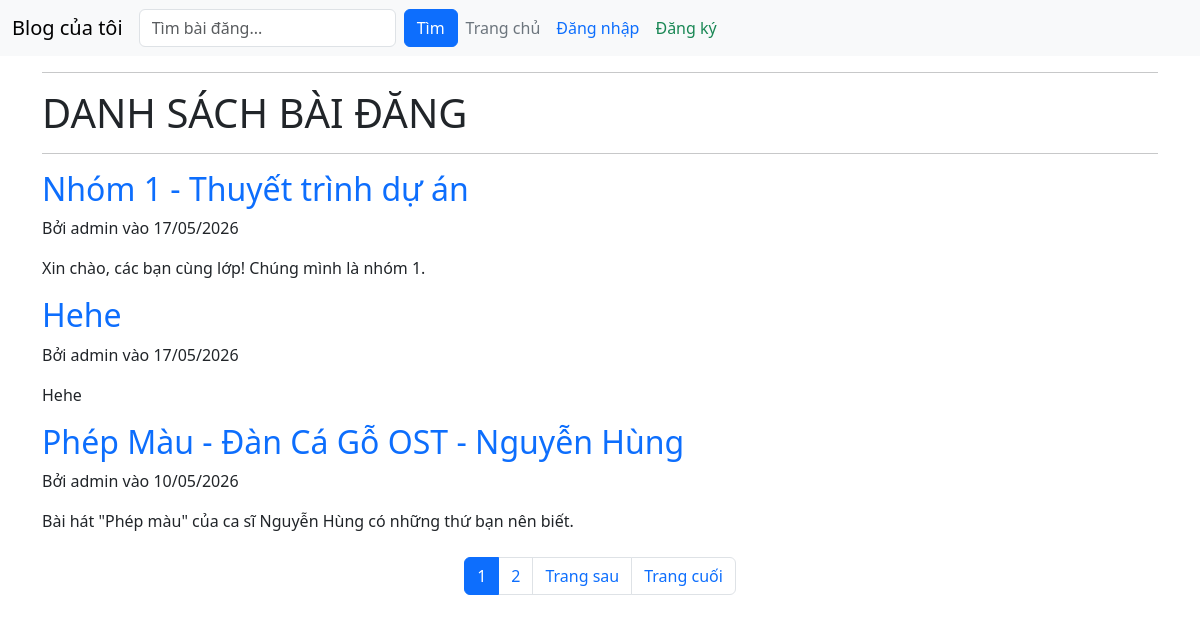
The app's page /, older data.
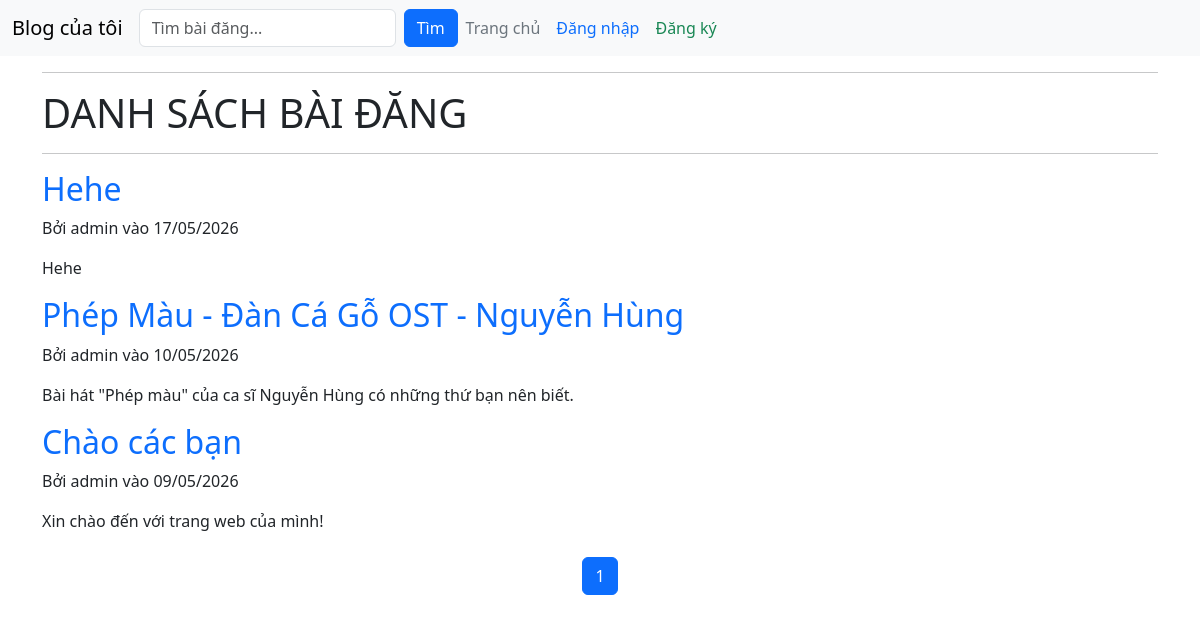
The same page, newer data.
### blog/models.py (models this page shows, shortened)
class Post(models.Model):
    title = models.CharField(max_length=200)
    likes = models.ManyToManyField(User, related_name='blog_posts', blank=True)
    content = models.TextField()
    created_at = models.DateTimeField(auto_now_add=True)
    updated_at = models.DateTimeField(auto_now=True)
    author = models.ForeignKey(User, on_delete=models.CASCADE, default=1)

### blog/views.py (the view)
# urls.py: path("",PostListView.as_view(),name="post_list"),
class PostListView(ListView):
    model = Post
    template_name = "post_list.html"
    context_object_name = "posts"
    ordering = ["-created_at"]
    paginate_by = 3
    def get_queryset(self):
        query = self.request.GET.get('q')
        if query:
            return Post.objects.filter(
                Q(title__icontains=query) | Q(content__icontains=query)
            ).order_by("-created_at")
        return Post.objects.all().order_by("-created_at")

### blog/templates/post_list.html (shortened to what this page needs)
<!DOCTYPE html>
<html lang="en">
<head>
</head>
{% extends "base.html" %}
{% block content %}
    <hr>
    <h1 class="text-uppercase">Danh sách bài đăng</h1>
    <hr>
    {% for post in posts %}
    <article>
        <h2><a href="{% url 'post-detail' post.pk %}" title="{{ post.title }}" class="text-primary text-decoration-none">{{ post.title }}</a></h2>
        <p>Bởi {{ post.author.username }} vào {{ post.created_at|date:"d/m/Y" }}</p>
        <p>{{ post.content|truncatewords:30 }}</p>
    </article>
    {% empty %}
        <h2 class="text-danger">Chưa có bài đăng nào.</h2>
        <p class="text-muted">Để thêm bài đăng mới, bấm chuột vào nút "Thêm bài mới".</p>
        <a href="{% url 'post-create' %}" title="Thêm bài mới" class="btn btn-success">Thêm bài mới</a>
    {% endfor %}
    <nav aria-label="Page navigation" class="mt-4">
        <ul class="pagination justify-content-center">
            {% for num in page_obj.paginator.page_range %}
                {% if page_obj.number == num %}
                    <li class="page-item active"><span class="page-link">{{ num }}</span></li>
                {% elif num > page_obj.number|add:'-3' and num < page_obj.number|add:'3' %}
                    <li class="page-item">
                        <a title="{{ num }}" class="page-link" href="?page={{ num }}{% if request.GET.q %}&q={{ request.GET.q }}{% endif %}">{{ num }}</a>
                    </li>
                {% endif %}
        {% endfor %}
        {% if page_obj.has_next %}
            <li class="page-item">
                <a title="Trang sau" class="page-link" href="?page={{ page_obj.next_page_number }}{% if request.GET.q %}&q={{ request.GET.q }}{% endif %}">Trang sau</a>
            </li>
            <li class="page-item">
                <a title="Trang cuối" class="page-link" href="?page={{ page_obj.paginator.num_pages }}{% if request.GET.q %}&q={{ request.GET.q }}{% endif %}">Trang cuối</a>
            </li>
        {% endif %}
        </ul>
    </nav>
{% endblock %}

### blog/templates/base.html (shortened to what this page needs)
<!DOCTYPE html>
<html lang="en">
  <head>
    <link href="https://cdn.jsdelivr.net/npm/bootstrap@5.3.8/dist/css/bootstrap.min.css" rel="stylesheet">
  </head>
  <body>
    <nav class="navbar navbar-expand-lg bg-body-tertiary">
    <div class="container-fluid">
      <a class="navbar-brand" href="/blog/" title="Blog của tôi">Blog của tôi</a>
      <div class="collapse navbar-collapse" id="navbarSupportedContent">
      <form class="d-flex" action="{% url 'post_list' %}" method="GET">
        <input class="form-control me-2" type="search" name="q" placeholder="Tìm bài đăng..." value="{{ request.GET.q }}">
        <button title="Tìm" class="btn btn-primary">Tìm</button>
      </form>
      <ul class="navbar-nav me-auto mb-2 mb-lg-0">
        <li class="nav-item">
          <a class="nav-link text-secondary" href="/blog/" title="Trang chủ">Trang chủ</a>
        </li>
        {% if not user.is_authenticated %}
          <li class="nav-item">
            <a class="nav-link text-primary" href="{% url 'login' %}" title="Đăng nhập">Đăng nhập</a>
          </li>
          <li class="nav-item">
            <a class="nav-link text-success" href="/register" title="Đăng ký">Đăng ký</a>
          </li>
        {% endif %}
      </ul>
      </div>
    </div>
    </nav>
    <main class="container">
        {% block content %}{% endblock %}
    </main>
  </body>
</html>

Row changes from the older to the newer data that the page shows:
removed Post: title "Nhóm 1 - Thuyết trình dự án", author.username "admin", created_at "17/05/2026", content "Xin chào, các bạn cùng lớp! Chúng mình là nhóm 1."
now on this page (row unchanged): Post: title "Chào các bạn", author.username "admin", created_at "09/05/2026", content "Xin chào đến với trang web của mình!"
Text that changed along with them:
list line gone: "2"
text no longer shown: "Trang sau Trang cuối"
